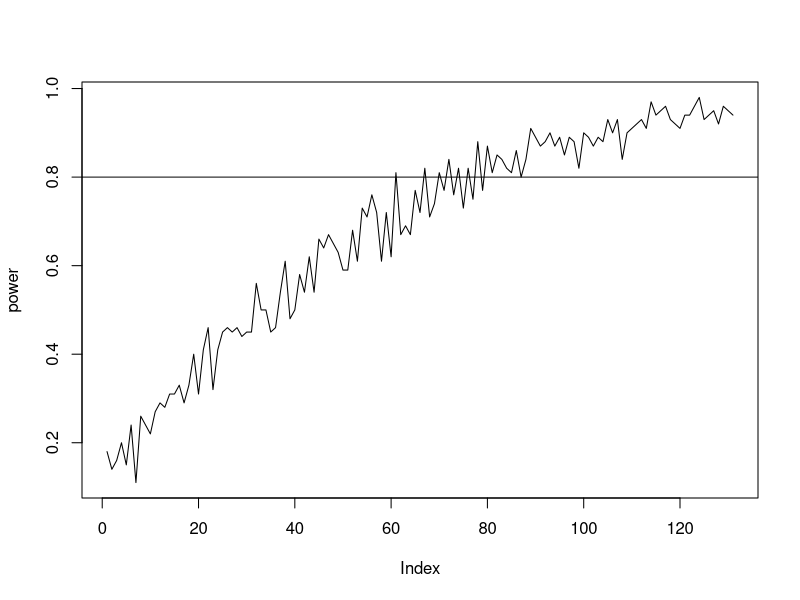

R code for this plot:
## ---- chunk 1

rep_size <- 100
max_patients <- 150
min_patients <- 20

pvals <- function(n){
  pvals <- replicate(rep_size, {
  
  # generuje srednie wartosci cisnienia dla n pacjentow
  mean_pressure <- rep(120, n)
  sex <- sample( c("m", "k"), n, replace = TRUE)
  diab <- sample( c("pre", "1", "2"),  n, replace = TRUE)
  epsilon <- rnorm(n)

  # generuje srednie wartosci zgodnie z modelem podanym w tresci
  real_pressure <- mean_pressure + (sex == "k")*(diab == "2")*1 +
  (sex == "m")*1 + (sex == "m")*(diab == "2")*0.5 + epsilon

  #zwracam p-wartosc dla modelu zagniezdzonego
  anova(lm(real_pressure ~ sex / diab))$"Pr(>F)"[2]
  })
  return(sum(pvals < 0.05)/rep_size)
}

patients <- c(min_patients:max_patients)
power <- unlist(lapply(patients, pvals))
## ---- chunk 2
plot(power, type="l")
abline(h=0.8)
## ---- chunk 3
min(which(power >= 0.8))
